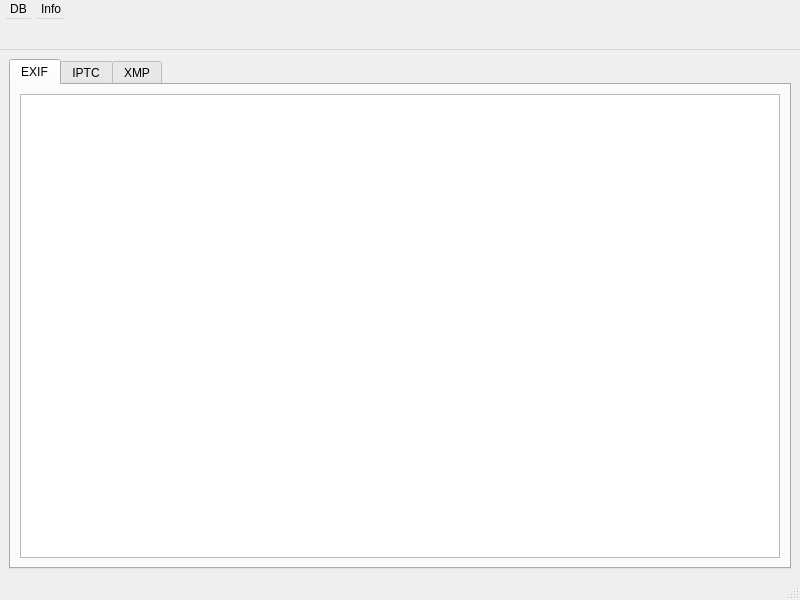
<?xml version="1.0" encoding="UTF-8"?>
<ui version="4.0">
 <class>MainWindow</class>
 <widget class="QMainWindow" name="MainWindow">
  <property name="geometry">
   <rect>
    <x>0</x>
    <y>0</y>
    <width>800</width>
    <height>600</height>
   </rect>
  </property>
  <property name="windowTitle">
   <string/>
  </property>
  <property name="windowIcon">
   <iconset theme="QIcon::ThemeIcon::InsertImage"/>
  </property>
  <widget class="QWidget" name="centralwidget">
   <layout class="QHBoxLayout" name="horizontalLayout_5">
    <item>
     <layout class="QHBoxLayout" name="horizontalLayout_4" stretch="0">
      <property name="sizeConstraint">
       <enum>QLayout::SizeConstraint::SetMaximumSize</enum>
      </property>
      <item>
       <widget class="QTabWidget" name="tabWidget">
        <property name="sizePolicy">
         <sizepolicy hsizetype="Expanding" vsizetype="Expanding">
          <horstretch>1</horstretch>
          <verstretch>1</verstretch>
         </sizepolicy>
        </property>
        <property name="currentIndex">
         <number>0</number>
        </property>
        <widget class="QWidget" name="tab_exif">
         <property name="sizePolicy">
          <sizepolicy hsizetype="Expanding" vsizetype="Expanding">
           <horstretch>0</horstretch>
           <verstretch>0</verstretch>
          </sizepolicy>
         </property>
         <attribute name="title">
          <string>EXIF</string>
         </attribute>
         <layout class="QHBoxLayout" name="horizontalLayout">
          <item>
           <widget class="QTableView" name="tableView_exif">
            <property name="sizePolicy">
             <sizepolicy hsizetype="Expanding" vsizetype="Expanding">
              <horstretch>1</horstretch>
              <verstretch>1</verstretch>
             </sizepolicy>
            </property>
           </widget>
          </item>
         </layout>
        </widget>
        <widget class="QWidget" name="tab_iptc">
         <property name="sizePolicy">
          <sizepolicy hsizetype="Expanding" vsizetype="Expanding">
           <horstretch>0</horstretch>
           <verstretch>0</verstretch>
          </sizepolicy>
         </property>
         <attribute name="title">
          <string>IPTC</string>
         </attribute>
         <layout class="QHBoxLayout" name="horizontalLayout_2">
          <item>
           <widget class="QTableView" name="tableView_iptc">
            <property name="sizePolicy">
             <sizepolicy hsizetype="Expanding" vsizetype="Expanding">
              <horstretch>1</horstretch>
              <verstretch>1</verstretch>
             </sizepolicy>
            </property>
           </widget>
          </item>
         </layout>
        </widget>
        <widget class="QWidget" name="tab_xmp">
         <property name="sizePolicy">
          <sizepolicy hsizetype="Expanding" vsizetype="Expanding">
           <horstretch>0</horstretch>
           <verstretch>0</verstretch>
          </sizepolicy>
         </property>
         <attribute name="title">
          <string>XMP</string>
         </attribute>
         <layout class="QHBoxLayout" name="horizontalLayout_3">
          <item>
           <widget class="QTableView" name="tableView_xmp"/>
          </item>
         </layout>
        </widget>
       </widget>
      </item>
     </layout>
    </item>
   </layout>
  </widget>
  <widget class="QMenuBar" name="menubar">
   <property name="geometry">
    <rect>
     <x>0</x>
     <y>0</y>
     <width>800</width>
     <height>50</height>
    </rect>
   </property>
   <property name="minimumSize">
    <size>
     <width>0</width>
     <height>50</height>
    </size>
   </property>
   <property name="baseSize">
    <size>
     <width>0</width>
     <height>20</height>
    </size>
   </property>
   <widget class="QMenu" name="menu_db">
    <property name="minimumSize">
     <size>
      <width>0</width>
      <height>20</height>
     </size>
    </property>
    <property name="baseSize">
     <size>
      <width>0</width>
      <height>20</height>
     </size>
    </property>
    <property name="title">
     <string>DB</string>
    </property>
    <addaction name="action_open_DB"/>
    <addaction name="action_save"/>
   </widget>
   <widget class="QMenu" name="menuInfo">
    <property name="title">
     <string>Info</string>
    </property>
    <addaction name="action_About"/>
   </widget>
   <addaction name="menu_db"/>
   <addaction name="menuInfo"/>
  </widget>
  <widget class="QStatusBar" name="statusbar"/>
  <action name="action_save">
   <property name="text">
    <string>&amp;save DB</string>
   </property>
  </action>
  <action name="action_open_DB">
   <property name="text">
    <string>&amp;open DB</string>
   </property>
  </action>
  <action name="action_About">
   <property name="text">
    <string>&amp;About</string>
   </property>
  </action>
 </widget>
 <resources/>
 <connections/>
</ui>
